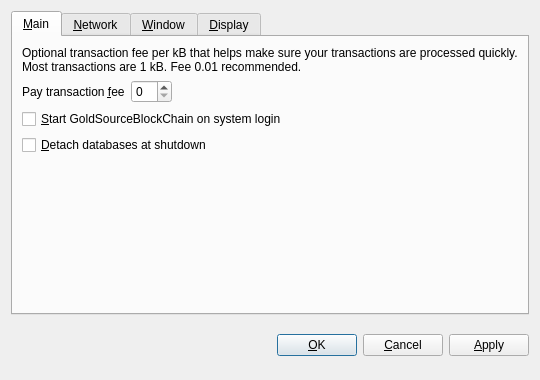
<?xml version="1.0" encoding="UTF-8"?>
<ui version="4.0">
 <class>OptionsDialog</class>
 <widget class="QDialog" name="OptionsDialog">
  <property name="geometry">
   <rect>
    <x>0</x>
    <y>0</y>
    <width>540</width>
    <height>380</height>
   </rect>
  </property>
  <property name="windowTitle">
   <string>Options</string>
  </property>
  <property name="modal">
   <bool>true</bool>
  </property>
  <layout class="QVBoxLayout" name="verticalLayout">
   <item>
    <widget class="QTabWidget" name="tabWidget">
     <property name="tabPosition">
      <enum>QTabWidget::North</enum>
     </property>
     <property name="currentIndex">
      <number>0</number>
     </property>
     <widget class="QWidget" name="tabMain">
      <attribute name="title">
       <string>&amp;Main</string>
      </attribute>
      <layout class="QVBoxLayout" name="verticalLayout_Main">
       <item>
        <widget class="QLabel" name="transactionFeeInfoLabel">
         <property name="text">
          <string>Optional transaction fee per kB that helps make sure your transactions are processed quickly. Most transactions are 1 kB. Fee 0.01 recommended.</string>
         </property>
         <property name="textFormat">
          <enum>Qt::PlainText</enum>
         </property>
         <property name="wordWrap">
          <bool>true</bool>
         </property>
        </widget>
       </item>
       <item>
        <layout class="QHBoxLayout" name="horizontalLayout_Main">
         <item>
          <widget class="QLabel" name="transactionFeeLabel">
           <property name="text">
            <string>Pay transaction &amp;fee</string>
           </property>
           <property name="textFormat">
            <enum>Qt::PlainText</enum>
           </property>
           <property name="buddy">
            <cstring>transactionFee</cstring>
           </property>
          </widget>
         </item>
         <item>
          <widget class="BitcoinAmountField" name="transactionFee"/>
         </item>
         <item>
          <spacer name="horizontalSpacer_Main">
           <property name="orientation">
            <enum>Qt::Horizontal</enum>
           </property>
           <property name="sizeHint" stdset="0">
            <size>
             <width>40</width>
             <height>20</height>
            </size>
           </property>
          </spacer>
         </item>
        </layout>
       </item>
       <item>
        <widget class="QCheckBox" name="bitcoinAtStartup">
         <property name="toolTip">
          <string>Automatically start GoldSourceBlockChain after logging in to the system.</string>
         </property>
         <property name="text">
          <string>&amp;Start GoldSourceBlockChain on system login</string>
         </property>
        </widget>
       </item>
       <item>
        <widget class="QCheckBox" name="detachDatabases">
         <property name="toolTip">
          <string>Detach block and address databases at shutdown. This means they can be moved to another data directory, but it slows down shutdown. The wallet is always detached.</string>
         </property>
         <property name="text">
          <string>&amp;Detach databases at shutdown</string>
         </property>
        </widget>
       </item>
       <item>
        <spacer name="verticalSpacer_Main">
         <property name="orientation">
          <enum>Qt::Vertical</enum>
         </property>
         <property name="sizeHint" stdset="0">
          <size>
           <width>20</width>
           <height>40</height>
          </size>
         </property>
        </spacer>
       </item>
      </layout>
     </widget>
     <widget class="QWidget" name="tabNetwork">
      <attribute name="title">
       <string>&amp;Network</string>
      </attribute>
      <layout class="QVBoxLayout" name="verticalLayout_Network">
       <item>
        <widget class="QCheckBox" name="mapPortUpnp">
         <property name="toolTip">
          <string>Automatically open the GoldSourceBlockChain client port on the router. This only works when your router supports UPnP and it is enabled.</string>
         </property>
         <property name="text">
          <string>Map port using &amp;UPnP</string>
         </property>
        </widget>
       </item>
       <item>
        <widget class="QCheckBox" name="connectSocks">
         <property name="toolTip">
          <string>Connect to the GoldSourceBlockChain network through a SOCKS proxy (e.g. when connecting through Tor).</string>
         </property>
         <property name="text">
          <string>&amp;Connect through SOCKS proxy:</string>
         </property>
        </widget>
       </item>
       <item>
        <layout class="QHBoxLayout" name="horizontalLayout_Network">
         <item>
          <widget class="QLabel" name="proxyIpLabel">
           <property name="text">
            <string>Proxy &amp;IP:</string>
           </property>
           <property name="textFormat">
            <enum>Qt::PlainText</enum>
           </property>
           <property name="buddy">
            <cstring>proxyIp</cstring>
           </property>
          </widget>
         </item>
         <item>
          <widget class="QValidatedLineEdit" name="proxyIp">
           <property name="maximumSize">
            <size>
             <width>140</width>
             <height>16777215</height>
            </size>
           </property>
           <property name="toolTip">
            <string>IP address of the proxy (e.g. 127.0.0.1)</string>
           </property>
          </widget>
         </item>
         <item>
          <widget class="QLabel" name="proxyPortLabel">
           <property name="text">
            <string>&amp;Port:</string>
           </property>
           <property name="textFormat">
            <enum>Qt::PlainText</enum>
           </property>
           <property name="buddy">
            <cstring>proxyPort</cstring>
           </property>
          </widget>
         </item>
         <item>
          <widget class="QLineEdit" name="proxyPort">
           <property name="maximumSize">
            <size>
             <width>55</width>
             <height>16777215</height>
            </size>
           </property>
           <property name="toolTip">
            <string>Port of the proxy (e.g. 9050)</string>
           </property>
          </widget>
         </item>
         <item>
          <widget class="QLabel" name="socksVersionLabel">
           <property name="text">
            <string>SOCKS &amp;Version:</string>
           </property>
           <property name="textFormat">
            <enum>Qt::PlainText</enum>
           </property>
           <property name="buddy">
            <cstring>socksVersion</cstring>
           </property>
          </widget>
         </item>
         <item>
          <widget class="QValueComboBox" name="socksVersion">
           <property name="toolTip">
            <string>SOCKS version of the proxy (e.g. 5)</string>
           </property>
          </widget>
         </item>
         <item>
          <spacer name="horizontalSpacer_Network">
           <property name="orientation">
            <enum>Qt::Horizontal</enum>
           </property>
           <property name="sizeHint" stdset="0">
            <size>
             <width>40</width>
             <height>20</height>
            </size>
           </property>
          </spacer>
         </item>
        </layout>
       </item>
       <item>
        <spacer name="verticalSpacer_Network">
         <property name="orientation">
          <enum>Qt::Vertical</enum>
         </property>
         <property name="sizeHint" stdset="0">
          <size>
           <width>20</width>
           <height>40</height>
          </size>
         </property>
        </spacer>
       </item>
      </layout>
     </widget>
     <widget class="QWidget" name="tabWindow">
      <attribute name="title">
       <string>&amp;Window</string>
      </attribute>
      <layout class="QVBoxLayout" name="verticalLayout_Window">
       <item>
        <widget class="QCheckBox" name="minimizeToTray">
         <property name="toolTip">
          <string>Show only a tray icon after minimizing the window.</string>
         </property>
         <property name="text">
          <string>&amp;Minimize to the tray instead of the taskbar</string>
         </property>
        </widget>
       </item>
       <item>
        <widget class="QCheckBox" name="minimizeOnClose">
         <property name="toolTip">
          <string>Minimize instead of exit the application when the window is closed. When this option is enabled, the application will be closed only after selecting Quit in the menu.</string>
         </property>
         <property name="text">
          <string>M&amp;inimize on close</string>
         </property>
        </widget>
       </item>
       <item>
        <spacer name="verticalSpacer_Window">
         <property name="orientation">
          <enum>Qt::Vertical</enum>
         </property>
         <property name="sizeHint" stdset="0">
          <size>
           <width>20</width>
           <height>40</height>
          </size>
         </property>
        </spacer>
       </item>
      </layout>
     </widget>
     <widget class="QWidget" name="tabDisplay">
      <attribute name="title">
       <string>&amp;Display</string>
      </attribute>
      <layout class="QVBoxLayout" name="verticalLayout_Display">
       <item>
        <layout class="QHBoxLayout" name="horizontalLayout_1_Display">
         <item>
          <widget class="QLabel" name="langLabel">
           <property name="text">
            <string>User Interface &amp;language:</string>
           </property>
           <property name="textFormat">
            <enum>Qt::PlainText</enum>
           </property>
           <property name="buddy">
            <cstring>lang</cstring>
           </property>
          </widget>
         </item>
         <item>
          <widget class="QValueComboBox" name="lang">
           <property name="toolTip">
            <string>The user interface language can be set here. This setting will take effect after restarting GoldSourceBlockChain.</string>
           </property>
          </widget>
         </item>
        </layout>
       </item>
       <item>
        <layout class="QHBoxLayout" name="horizontalLayout_2_Display">
         <item>
          <widget class="QLabel" name="unitLabel">
           <property name="text">
            <string>&amp;Unit to show amounts in:</string>
           </property>
           <property name="textFormat">
            <enum>Qt::PlainText</enum>
           </property>
           <property name="buddy">
            <cstring>unit</cstring>
           </property>
          </widget>
         </item>
         <item>
          <widget class="QValueComboBox" name="unit">
           <property name="toolTip">
            <string>Choose the default subdivision unit to show in the interface and when sending coins.</string>
           </property>
          </widget>
         </item>
        </layout>
       </item>
       <item>
        <widget class="QCheckBox" name="displayAddresses">
         <property name="toolTip">
          <string>Whether to show GoldSourceBlockChain addresses in the transaction list.</string>
         </property>
         <property name="text">
          <string>&amp;Display addresses in transaction list</string>
         </property>
        </widget>
       </item>
       <item>
        <widget class="QCheckBox" name="coinControlFeatures">
         <property name="toolTip">
          <string>Whether to show coin control features or not.</string>
         </property>
         <property name="text">
          <string>Display coin &amp;control features (experts only!)</string>
         </property>
        </widget>
       </item>
       <item>
        <spacer name="verticalSpacer_Display">
         <property name="orientation">
          <enum>Qt::Vertical</enum>
         </property>
         <property name="sizeHint" stdset="0">
          <size>
           <width>20</width>
           <height>40</height>
          </size>
         </property>
        </spacer>
       </item>
      </layout>
     </widget>
    </widget>
   </item>
   <item>
    <layout class="QHBoxLayout" name="horizontalLayout_Buttons">
     <item>
      <spacer name="horizontalSpacer_1">
       <property name="orientation">
        <enum>Qt::Horizontal</enum>
       </property>
       <property name="sizeHint" stdset="0">
        <size>
         <width>40</width>
         <height>48</height>
        </size>
       </property>
      </spacer>
     </item>
     <item>
      <widget class="QLabel" name="statusLabel">
       <property name="font">
        <font>
         <weight>75</weight>
         <bold>true</bold>
        </font>
       </property>
       <property name="text">
        <string/>
       </property>
       <property name="textFormat">
        <enum>Qt::PlainText</enum>
       </property>
       <property name="wordWrap">
        <bool>true</bool>
       </property>
      </widget>
     </item>
     <item>
      <spacer name="horizontalSpacer_2">
       <property name="orientation">
        <enum>Qt::Horizontal</enum>
       </property>
       <property name="sizeHint" stdset="0">
        <size>
         <width>40</width>
         <height>48</height>
        </size>
       </property>
      </spacer>
     </item>
     <item>
      <widget class="QPushButton" name="okButton">
       <property name="text">
        <string>&amp;OK</string>
       </property>
      </widget>
     </item>
     <item>
      <widget class="QPushButton" name="cancelButton">
       <property name="text">
        <string>&amp;Cancel</string>
       </property>
       <property name="autoDefault">
        <bool>false</bool>
       </property>
      </widget>
     </item>
     <item>
      <widget class="QPushButton" name="applyButton">
       <property name="text">
        <string>&amp;Apply</string>
       </property>
       <property name="autoDefault">
        <bool>false</bool>
       </property>
      </widget>
     </item>
    </layout>
   </item>
  </layout>
 </widget>
 <customwidgets>
  <customwidget>
   <class>BitcoinAmountField</class>
   <extends>QSpinBox</extends>
   <header>bitcoinamountfield.h</header>
  </customwidget>
  <customwidget>
   <class>QValueComboBox</class>
   <extends>QComboBox</extends>
   <header>qvaluecombobox.h</header>
  </customwidget>
  <customwidget>
   <class>QValidatedLineEdit</class>
   <extends>QLineEdit</extends>
   <header>qvalidatedlineedit.h</header>
  </customwidget>
 </customwidgets>
 <resources/>
 <connections/>
</ui>
